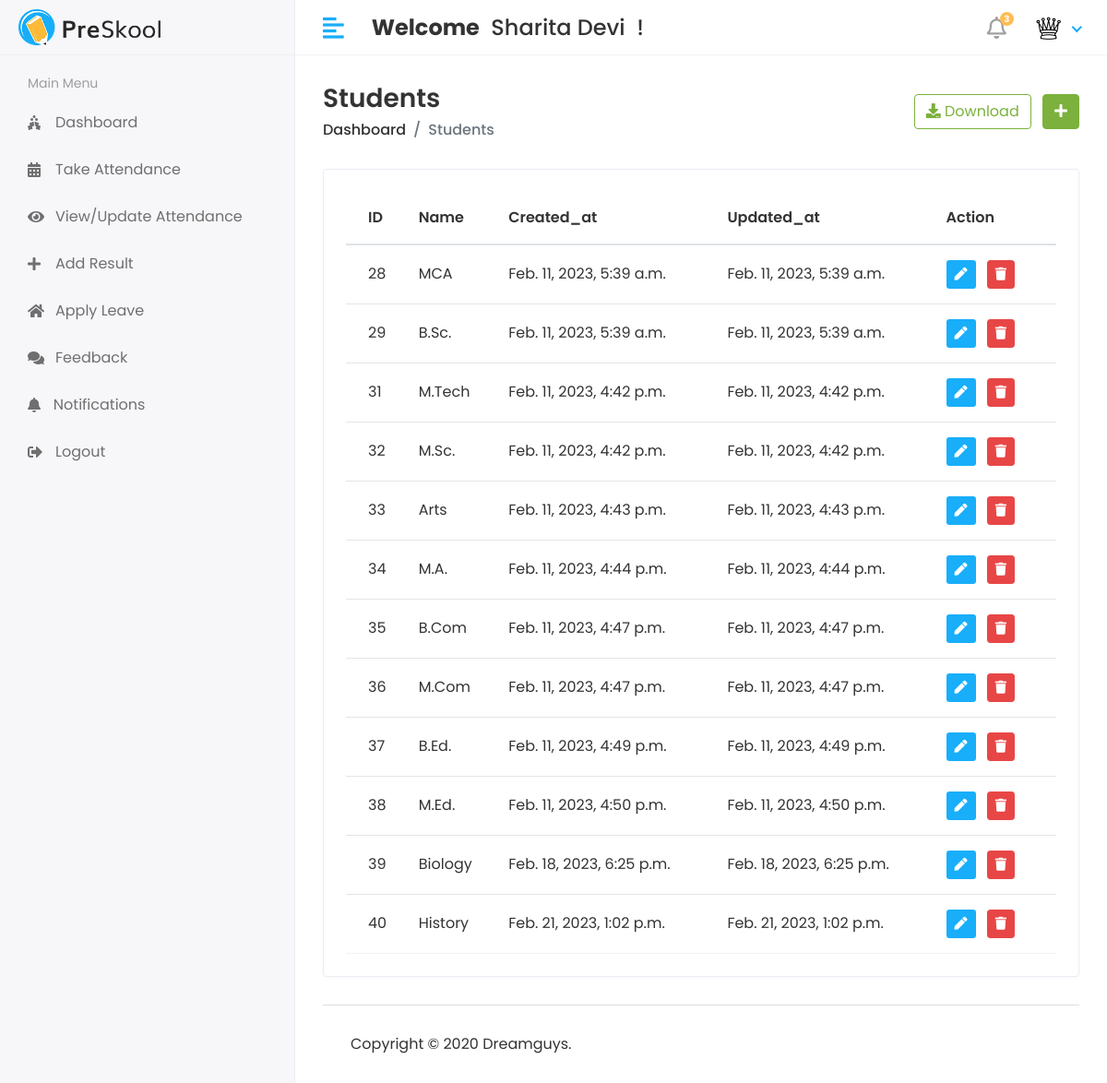
Page /Hod/Course/view (signed in) on the committed database.
### myApp/models.py (models this page shows, shortened)
class CustomUser(AbstractUser):
  USER = (
    (1, 'HOD'),
    (2, 'STAFF'),
    (3, 'STUDENT'),
  )
  user_type = models.CharField(choices=USER, max_length=50, default=1)
  profile_Pic = models.ImageField(upload_to='media/profilePic')

class Course(models.Model):
  objects = None
  course_name = models.CharField(max_length=100)
  create_date = models.DateTimeField(auto_now_add=True)
  update_date = models.DateTimeField(auto_now=True)

### StudentManagementProject/Hod_Views.py (the view)
@login_required(login_url='/')
def view_course(request):
  course = Course.objects.all()
  context = {
    'courses': course
  }
  return render(request, "Hod/view_course.html", context)

### templates/Hod/view_course.html (shortened to what this page needs)
{% extends 'base.html' %}
{% block content %}
{% load static %}
<div class="page-header">
  <div class="row align-items-center">
    <div class="col">
      <h3 class="page-title">Students</h3>
      <ul class="breadcrumb">
        <li class="breadcrumb-item"><a href="{% url 'hod_home' %}">Dashboard</a></li>
        <li class="breadcrumb-item active">Students</li>
      </ul>
    </div>
    <div class="col-auto text-right float-right ml-auto">
      <a href="#" class="btn btn-outline-success mr-2"><i class="fas fa-download"></i> Download</a>
      <a href="{% url 'add_course' %}" class="btn btn-success"><i class="fas fa-plus"></i></a>
    </div>
  </div>
</div>
<div class="row">
  <div class="col-sm-12">
    <div class="card card-table">
      <div class="card-body">
        <div class="table-responsive">
          <table id="table_id" class="table table-hover table-center mb-0">
            <thead>
            <tr>
              <th>ID</th>
              <th>Name</th>
              <th>Created_at</th>
              <th>Updated_at</th>
              <th class="text-left">Action</th>
            </tr>
            </thead>
            <tbody>
            {% for i in courses %}
            <tr>
              <td>{{i.id}}</td>
              <td>{{i.course_name}}</td>
              <td>{{i.create_date}}</td>
              <td>{{i.update_date}}</td>
              <td>
                <div class="actions">
                  <a href="{% url 'edit_course' i.id %}" class="btn btn-sm bg-success-light mr-2">
                    <i class="fas fa-pen"></i>
                  </a>
                  <a href="" class="btn btn-sm btn-danger" data-toggle="modal" data-target="#exampleModal">
                    <i class="fas fa-trash"></i>
                  </a>
                </div>
              </td>
            </tr>
            {% endfor %}
            </tbody>
          </table>
        </div>
      </div>
    </div>
  </div>
</div>
{% endblock %}

### templates/includes/header.html (shortened to what this page needs)
{% load static %}
<div class="header">
  <div class="header-left">
    <a href="#" class="logo">
      <img src="{% static 'assets/img/logo.png' %}" alt="Logo">
    </a>
  </div>
  <a href="javascript:void(0);" id="toggle_btn">
    <i class="fas fa-align-left"></i>
  </a>
  <div class="top-nav-search mt-3">
    <h4><strong>Welcome</strong>&nbsp; <span>{{ user.first_name }} {{ user.last_name}}</span>&nbsp; !</h4>
  </div>
  <ul class="nav user-menu">
    <li class="nav-item dropdown noti-dropdown">
      <a href="#" class="dropdown-toggle nav-link" data-toggle="dropdown">
        <i class="far fa-bell"></i><span class="badge badge-pill">3</span>
      </a>
    </li>
    <li class="nav-item dropdown has-arrow">
      <a href="#" class="dropdown-toggle nav-link" data-toggle="dropdown">
        {% if user.profile_Pic == "" %}
        <span class="user-img"><img class="rounded-circle" src="{% static 'assets/img/no-img.jpg' %}" width="31" alt="{{user.first_name}}'s Pic"></span>
        {% else %}
        <span class="user-img"><img class="rounded-circle" src="/{{user.profile_Pic}}" width="31" alt="{{user.first_name}}'s Pic"></span>
        {% endif %}
      </a>
    </li>
  </ul>
</div>

### static/assets/css/style.css (style rules this page uses)
html { height: 100%; }
body { background-color: #fff; color: #333; font-family: 'Poppins', sans-serif; font-size: 1rem; height: 100%; line-height: 1.5; overflow-x: hidden; }
h1, h2, h3, h4, h5, h6 { font-family: 'Poppins', sans-serif; margin-top: 0; }
a { color: #009ce7; }
input, button, a { transition: all 0.4s ease; -moz-transition: all 0.4s ease; -o-transition: all 0.4s ease; -ms-transition: all 0.4s ease; -webkit-transition: all 0.4s ease; }
ul, ol { padding: 0px; list-style: none; }
.table { color: #333; max-width: 100%; margin-bottom: 0; width: 100%; }
.table thead tr th { font-weight: 600; }
.table tbody tr { border-bottom: 1px solid rgba(0, 0, 0, 0.05); }
.table.table-center td, .table.table-center th { vertical-align: middle; }
.card-table .card-body .table > thead > tr > th { border-top: 0; }
.card-table .card-body .table tr td:first-child, .card-table .card-body .table tr th:first-child { padding-left: 1.5rem; }
.card-table .card-body .table tr td:last-child, .card-table .card-body .table tr th:last-child { padding-right: 1.5rem; }
.card-table .table td, .card-table .table th { border-top: 1px solid #e2e5e8; padding: 1rem 0.75rem; white-space: nowrap; }
.btn-success { background-color: #7bb13c; border: 1px solid #7bb13c }
.btn-danger { background-color: #e84646; border: 1px solid #e84646; }
.btn-outline-success { color: #7bb13c; border-color: #7bb13c; }
.card { border: 1px solid #ececf5; box-shadow: 0 1px 3px 0 rgba(0, 0, 0, 0.03); margin-bottom: 1.875rem; }
.card-body { padding: 1.5rem; }
.bg-success-light { background-color: #18aefa; color: #fff; }
.header { background-color: #fff; border-bottom: 1px solid #f3f3f4; left: 0; position: fixed; right: 0; top: 0; z-index: 1001; height: 60px; }
.header .header-left { float: left; height: 60px; padding: 0 20px; position: relative; width: 320px; z-index: 1; transition: all 0.2s ease-in-out; background-color: #f7f7fa; border-bottom: 1px solid #efefef; border-right: 1px solid #ececf5; display: flex; align-items: center; }
.header .header-left .logo { display: inline-block; line-height: 60px; }
.header .header-left .logo img { max-height: 40px; width: auto; }
.header .dropdown-toggle:after { display: none; }
.header .has-arrow .dropdown-toggle:after { border-top: 0; border-left: 0; border-bottom: 2px solid #18aefa; border-right: 2px solid #18aefa; content: ''; height: 8px; display: inline-block; pointer-events: none; -webkit-transform-origin: 66% 66%; -ms-transform-origin: 66% 66%; transform-origin: 66% 66%; -webkit-transform: rotate(45deg); -ms-transform: rotate(45deg); transform: rotate(45deg); -webkit-transition: all 0.15s ease-in-out; transition: all 0.15s ease-in-out; width: 8px; vertical-align: 0px; }
.user-menu { float: right; margin: 0; position: relative; z-index: 99; padding-right: 15px; }
.user-menu.nav > li > a { color: #a0a0a0; font-size: 14px; line-height: 58px; padding: 0 15px; height: 60px; }
.user-img { margin-right: 3px; position: relative; }
.top-nav-search { float: left; margin-left: 15px; }
.page-header { margin-bottom: 1.875rem; }
.page-header .breadcrumb { background-color: transparent; color: #6c757d; font-size: 1rem; font-weight: 500; margin-bottom: 0; padding: 0; }
.page-header .breadcrumb a { color: #333; }
.page-title { font-size: 28px; font-weight: 600; color: #333; margin-bottom: 5px; }
.user-menu.nav > li > a .badge { background-color: #FFBC53; display: block; font-size: 10px; font-weight: bold; height: 15px; width: 15px; position: absolute; right: 7px; top: 13px; color: #fff; padding: 3px; }
.user-menu.nav > li > a > i { font-size: 1.5rem; line-height: 60px; }
@media (min-width: 992px) { #toggle_btn { align-items: center; color: #18aefa; display: inline-flex; float: left; font-size: 26px; height: 60px; justify-content: center; margin-left: 15px; padding: 0 15px; } }

### rows in the picture
CustomUser: first_name "Sharita", last_name "Devi", profile_Pic (picture)
Course: id "28", course_name "MCA", create_date "Feb. 11, 2023, 5:39 a.m.", update_date "Feb. 11, 2023, 5:39 a.m."
Course: id "29", course_name "B.Sc.", create_date "Feb. 11, 2023, 5:39 a.m.", update_date "Feb. 11, 2023, 5:39 a.m."
Course: id "31", course_name "M.Tech", create_date "Feb. 11, 2023, 4:42 p.m.", update_date "Feb. 11, 2023, 4:42 p.m."
Course: id "32", course_name "M.Sc.", create_date "Feb. 11, 2023, 4:42 p.m.", update_date "Feb. 11, 2023, 4:42 p.m."
Course: id "33", course_name "Arts", create_date "Feb. 11, 2023, 4:43 p.m.", update_date "Feb. 11, 2023, 4:43 p.m."
Course: id "34", course_name "M.A.", create_date "Feb. 11, 2023, 4:44 p.m.", update_date "Feb. 11, 2023, 4:44 p.m."
Course: id "35", course_name "B.Com", create_date "Feb. 11, 2023, 4:47 p.m.", update_date "Feb. 11, 2023, 4:47 p.m."
Course: id "36", course_name "M.Com", create_date "Feb. 11, 2023, 4:47 p.m.", update_date "Feb. 11, 2023, 4:47 p.m."
Course: id "37", course_name "B.Ed.", create_date "Feb. 11, 2023, 4:49 p.m.", update_date "Feb. 11, 2023, 4:49 p.m."
Course: id "38", course_name "M.Ed.", create_date "Feb. 11, 2023, 4:50 p.m.", update_date "Feb. 11, 2023, 4:50 p.m."
Course: id "39", course_name "Biology", create_date "Feb. 18, 2023, 6:25 p.m.", update_date "Feb. 18, 2023, 6:25 p.m."
Course: id "40", course_name "History", create_date "Feb. 21, 2023, 1:02 p.m.", update_date "Feb. 21, 2023, 1:02 p.m."
